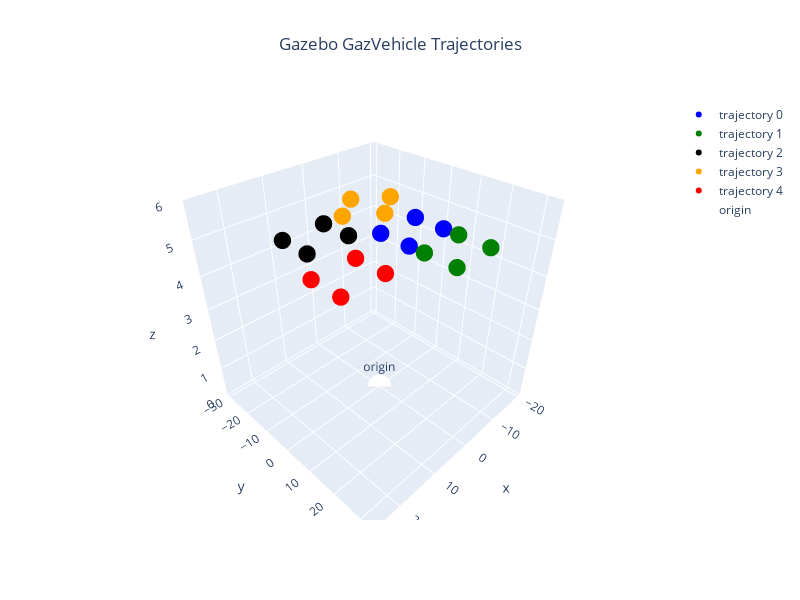

Notebook source saved alongside this figure:
### Markdown cell above
## Gazebo Congiguration

### Code cell
gaz_config = ConfigGazebo(origin= enu_origin,
                          world_path="simulator/gazebo/worlds/runway.world")

for path,home,c in zip(base_paths,base_homes,colors):
    gaz_config.add(base_path=path,base_home=home,color=c)
gaz_config.show()

### Figure 1 — Plotly figure (JSON) as saved in the notebook; plotly's stock layout.template omitted (floating-point values rounded to 4 significant figures)
{"data": [{"marker": {"color": ["blue", "blue", "blue", "blue", "blue"], "size": 6}, "mode": "markers", "name": "trajectory 0", "type": "scatter3d", "x": [0, -10, -10, 6.123e-16, 0], "y": [0, 6.123e-16, 10, 10, 0], "z": [5, 5, 5, 5, 5]}, {"marker": {"color": ["green", "green", "green", "green", "green"], "size": 6}, "mode": "markers", "name": "trajectory 1", "type": "scatter3d", "x": [9.185e-16, -10.0, -10.0, 1.531e-15, 9.185e-16], "y": [15, 15, 25, 25, 15], "z": [5, 5, 5, 5, 5]}, {"marker": {"color": ["black", "black", "black", "black", "black"], "size": 6}, "mode": "markers", "name": "trajectory 2", "type": "scatter3d", "x": [15.0, 5.0, 5, 15, 15.0], "y": [-15.0, -15, -5, -5.0, -15.0], "z": [5, 5, 5, 5, 5]}, {"marker": {"color": ["orange", "orange", "orange", "orange", "orange"], "size": 6}, "mode": "markers", "name": "trajectory 3", "type": "scatter3d", "x": [-9.185e-16, -7.071, -14.14, -7.071, -9.185e-16], "y": [-15, -22.07, -15, -7.929, -15], "z": [5, 5, 5, 5, 5]}, {"marker": {"color": ["red", "red", "red", "red", "red"], "size": 6}, "mode": "markers", "name": "trajectory 4", "type": "scatter3d", "x": [20, 10, 10.0, 20, 20], "y": [5.0, 5.0, 15, 15.0, 5.0], "z": [5, 5, 5, 5, 5]}, {"marker": {"color": "white", "size": 8}, "mode": "markers+text", "name": "origin", "text": ["origin"], "textposition": "top center", "type": "scatter3d", "x": [0], "y": [0], "z": [0]}], "layout": {"height": 600, "scene": {"xaxis": {"range": [-20.97, 26.83], "title": {"text": "x"}}, "yaxis": {"range": [-31.49, 34.41], "title": {"text": "y"}}, "zaxis": {"range": [0, 6], "title": {"text": "z"}}}, "showlegend": true, "title": {"text": "Gazebo GazVehicle Trajectories", "x": 0.5, "xanchor": "center"}, "width": 800}}
